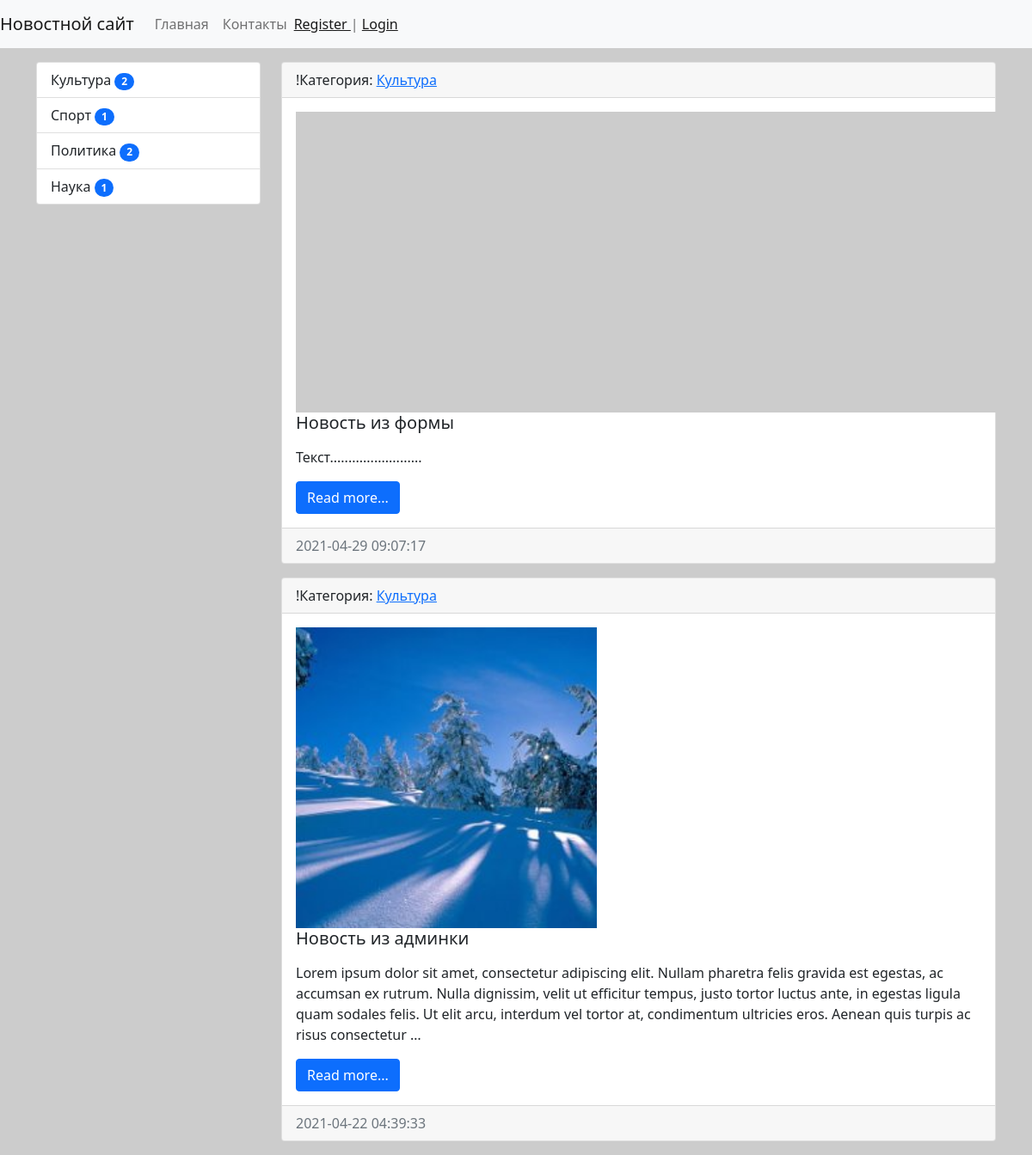
The page /category/1/ on the database as committed earlier.
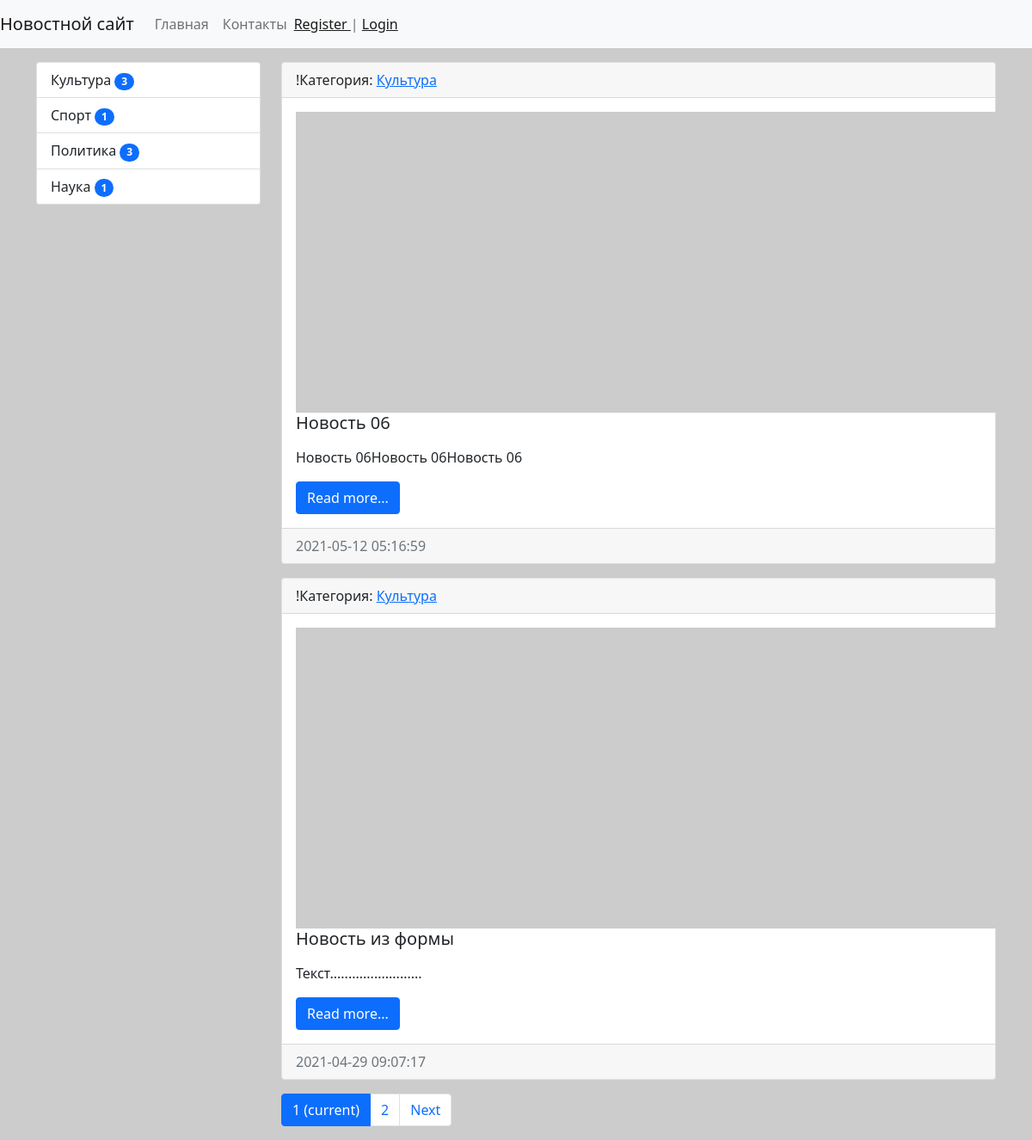
The same page on the database as committed later.
### news/models.py (models this page shows, shortened)
class Category(models.Model):
    title = models.CharField(max_length=150, db_index=True, verbose_name='Наименование категории')
    def get_absolute_url(self):
        return reverse('category', kwargs={"category_id": self.pk})
    def __str__(self):
        return self.title
    class Meta:
        verbose_name = 'Категория'
        verbose_name_plural = 'Категории'
        ordering = ['title']

class News(models.Model):
    title = models.CharField(max_length=150, verbose_name='Наименование')
    content = models.TextField(blank=True, verbose_name='Контент')
    created_at = models.DateTimeField(auto_now_add=True, verbose_name='Дата публикации')
    updated_at = models.DateTimeField(auto_now=True, verbose_name='Обновлено')
    photo = models.ImageField(upload_to='photos/%Y/%m/%d/', verbose_name='Фото', blank=True)
    is_published = models.BooleanField(default=True, verbose_name='Опубликовано')
    category = models.ForeignKey('Category', on_delete=models.PROTECT, verbose_name='Категория')
    views = models.IntegerField(default=0)
    def get_absolute_url(self):
        return reverse('view_news', kwargs={"pk": self.pk})
    class Meta:
        verbose_name = 'Новость'
        verbose_name_plural = 'Новости'
        ordering = ['-created_at']

### news/views.py (the view)
# urls.py: path('category/<int:category_id>/', NewsByCategory.as_view(), name='category'),
class NewsByCategory(MyMixin, ListView):
    model = News
    template_name = 'news/home_news_list.html'
    context_object_name = 'news'
    allow_empty = False
    paginate_by = 2
    def get_context_data(self, *, object_list=None, **kwargs):
        context = super().get_context_data(**kwargs)
        context['title'] = Category.objects.get(pk=self.kwargs['category_id'])
        return context
    def get_queryset(self):
        return News.objects.filter(category_id=self.kwargs['category_id'], is_published=True).select_related('category')

### news/templatetags/news_tags.py (called while the page is built)
@register.inclusion_tag('news/list_categories.html')
def show_categories(arg1='Hello', arg2='world'):
    categories = Category.objects.annotate(cnt=Count('news', filter=F('news__is_published'))).filter(cnt__gt=0)
    return {"categories": categories, "arg1": arg1, "arg2": arg2}

### news/templates/news/home_news_list.html (shortened to what this page needs)
{% extends 'base.html' %}
{% block sidebar %}
{% include 'inc/_sidebar.html' %}
{% endblock %}
{% block content %}
{% for item in news %}
<div class="card mb-3">
    <div class="card-header">
        !Категория: <a href="{{item.category.get_absolute_url}}">{{item.category}}</a>
    </div>
    <div class="card-body">
        <div class="media">
            {% if item.photo %}
            <img src="{{ item.photo.url }}" alt="" width="350" class="mr-3">
            {% else %}
            <img src="https://picsum.photos/id/870/350/235/?blur=2" alt="" class="mr-3">
            {% endif %}
            <div class="media-body">
                <h5 class="card-title">{{ item.title }}</h5>
                <p class="card-text">{{ item.content|safe|linebreaks|truncatewords:50 }}</p>
                <a href="{{item.get_absolute_url}}" class="btn btn-primary">Read more...</a>
            </div>
        </div>
    </div>
    <div class="card-footer text-muted">
        {{ item.created_at|date:"Y-m-d H:i:s" }}
    </div>
</div>
{% endfor %}
{% endblock %}

### news/templates/news/list_categories.html
<div class="list-group">
    {% for item in categories %}
    <a href="{{item.get_absolute_url}}" class="list-group-item list-group-item-action">{{ item.title }}
        <span class="badge bg-primary rounded-pill">{{item.cnt}}</span></a>
    {% endfor %}
</div>

Rows that differ between the two databases and show on the page:
no longer on this page (row unchanged): News: category "Культура", photo (picture), title "Новость из админки", content "Lorem ipsum dolor sit amet, consectetur adipiscing elit. Nullam pharetra felis gravida est egestas, ac accumsan ex rutrum. Nulla dignissim, velit ut efficitur tempus, justo tortor luctus ante, in egestas ligula quam sodales felis. Ut elit arcu, interdum vel tortor at, condimentum ultricies eros. Aenean quis turpis ac risus consectetur …", created_at "2021-04-22 04:39:33"
computed for Category "Культура": cnt "2" → "3"
computed for Category "Политика": cnt "2" → "3"
added News: category "Культура", title "Новость 06", content "Новость 06Новость 06Новость 06", created_at "2021-05-12 05:16:59"
Other text that changed with them:
new list line: "1 (current)"
new list line: "2"
text now shown: "Next"
